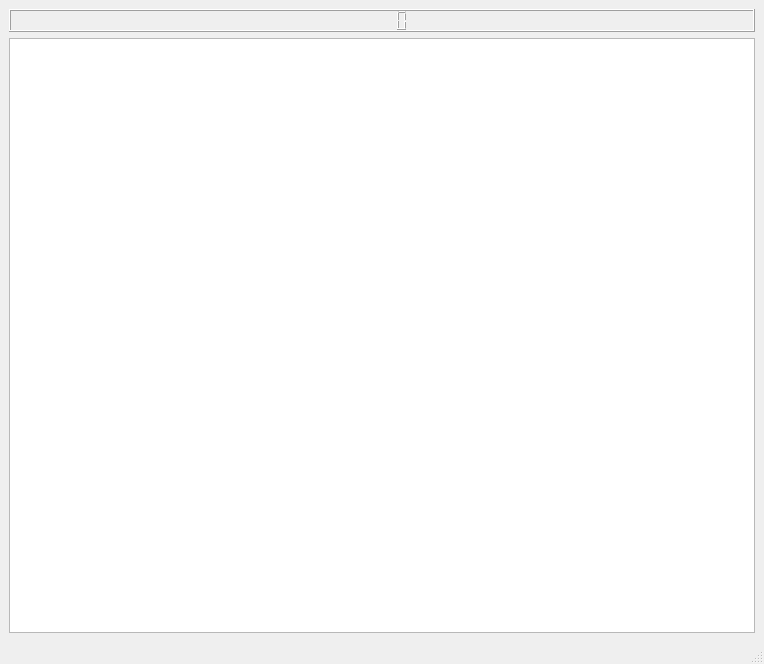
<?xml version="1.0" encoding="UTF-8"?>
<ui version="4.0">
 <class>MainWindow</class>
 <widget class="QMainWindow" name="MainWindow">
  <property name="geometry">
   <rect>
    <x>0</x>
    <y>0</y>
    <width>764</width>
    <height>664</height>
   </rect>
  </property>
  <property name="minimumSize">
   <size>
    <width>0</width>
    <height>0</height>
   </size>
  </property>
  <property name="maximumSize">
   <size>
    <width>1280</width>
    <height>720</height>
   </size>
  </property>
  <property name="windowTitle">
   <string>MainWindow</string>
  </property>
  <widget class="QWidget" name="centralwidget">
   <layout class="QGridLayout" name="gridLayout">
    <item row="1" column="0">
     <widget class="QGraphicsView" name="graphicsView">
      <property name="maximumSize">
       <size>
        <width>16777215</width>
        <height>16777215</height>
       </size>
      </property>
      <property name="cursor" stdset="0">
       <cursorShape>ArrowCursor</cursorShape>
      </property>
     </widget>
    </item>
    <item row="0" column="0">
     <widget class="QLCDNumber" name="lcdNumber"/>
    </item>
   </layout>
  </widget>
  <widget class="QStatusBar" name="statusbar"/>
  <widget class="QMenuBar" name="menubar">
   <property name="geometry">
    <rect>
     <x>0</x>
     <y>0</y>
     <width>764</width>
     <height>21</height>
    </rect>
   </property>
  </widget>
 </widget>
 <resources/>
 <connections/>
</ui>
